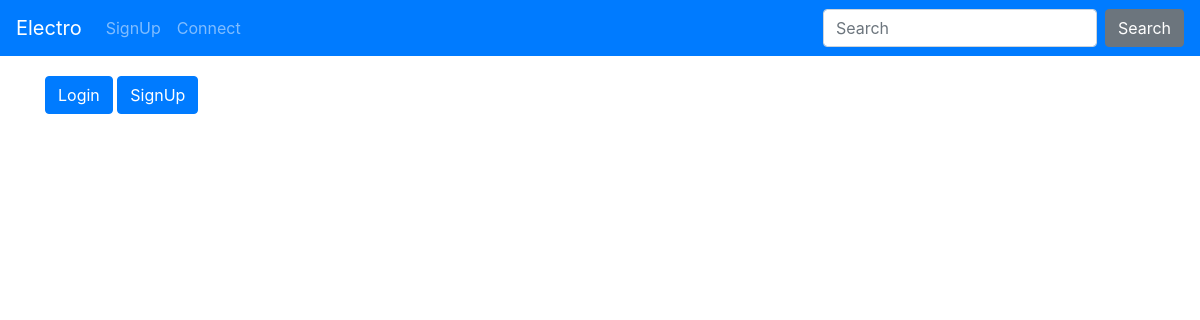
/posts/list/, run on an earlier commit of the app's database.
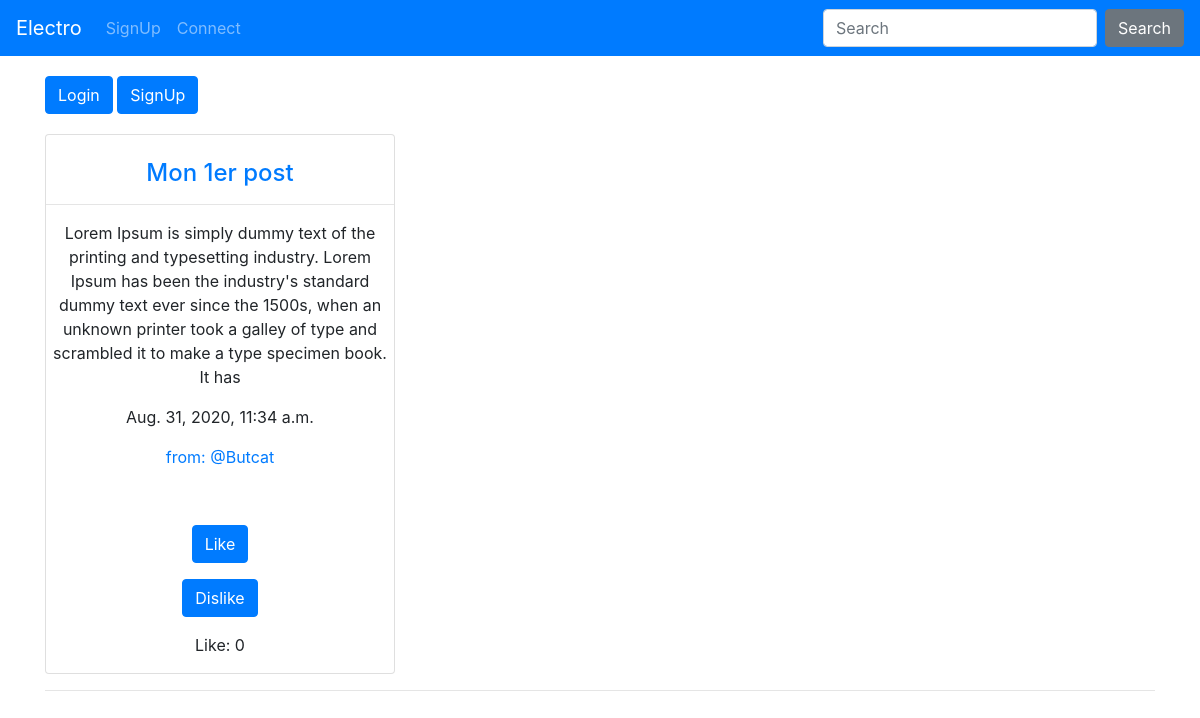
And on a later commit of the database.
### posts/models.py (models this page shows, shortened)
class Post(models.Model):
    title = models.CharField(max_length=40)
    content = models.TextField()
    post_img = models.ImageField(upload_to='img', blank=True, null=True)
    date_post = models.DateTimeField('date published',auto_now_add=True)
    user = models.ForeignKey(settings.AUTH_USER_MODEL,
    on_delete=models.CASCADE)
    like = models.ManyToManyField(User, related_name='likes',
    blank=True)
    group = models.ForeignKey(Group, on_delete=models.CASCADE,
    blank=True, null=True)
    class Meta:
        ordering = ['date_post']

### posts/views.py (the view, shortened to what this page needs)
# urls.py: path('list/', views.PostListView.as_view(), name="list"),
class PostListView(ListView):
    template_name = 'logged/post_list.html'
    context_object_name = 'posts'
    model = Post
    def get_queryset(self):
        return Post.objects.filter(date_post__lte=timezone.now()).order_by(
                '-date_post')

### posts/templatetags/post_extras.py (called while the page is built)
@register.filter(name='cut')
def cut_post_group(value):
    return Post.objects.exclude(group__isnull=False)

### posts/templates/logged/post_list.html (shortened to what this page needs)
{% extends 'base.html' %}
{% load static %}
{% block page_content %}
{% if user.is_authenticated %}
<div class="padding">
  <div class="container">
    <a class="btn btn-primary" href="{% url 'posts:create' %}">Create</a>
  </div>
</div>
{% else %}
<div class="padding">
<div class="container">
  <a href="{% url 'electro:login' %}" class="btn btn-primary">Login</a>
  <a href="{% url 'electro:signup' %}" class="btn btn-primary">SignUp</a>
 </div>
</div>
{% endif %}
<div class="container">
  {% load post_extras %}
  {%  for post in posts|cut %}
  {% if forloop.counter0|divisibleby:3 %} <div class="row text-center"> {%  endif %}
    <div class="col-md-4">
      <div class="card">
        <div class="card-content">
          <br>
          <h4 class="card-title"><a href="{% url 'posts:detail' post.pk %}">{{ post.title }}</a></h4>
          <hr>
          <p class="card-text">{{ post.content }}</p>
          <p>{{ post.date_post }}</p>
          <p><a href="{% url 'posts:redirect' post.user.pk %}">from: @{{ post.user }}</a></p>
          <br>
          <p>
            <form action="{% url 'posts:like' post.pk %}" method="POST">
              <button type="submit" name="post_id" value="{{ post.id }}" class="btn btn-primary">Like
              </button>
            </form>
          </p>
          <p>
            <form action="{% url 'posts:dislike' post.pk %}" method="POST">
              <button type="submit" name="post_id" value="{{ post.id }}" class="btn btn-primary">Dislike
              </button>
            </form>
          </p>
          <p>Like: {{ post.like.count }}</p>
        </div>
      </div>
    </div>
    {%  if forloop.counter|divisibleby:3 or forloop.last %}</div><hr>{%  endif %}
    {%  endfor %}
  </div>
{% endblock %}

What changed in the data, as far as the page shows it:
added Post: title "Mon 1er post", content "Lorem Ipsum is simply dummy text of the printing and typesetting industry. Lorem Ipsum has been the industry's standard dummy text ever since the 1500s, when an unknown printer took a galley of type and scrambled it to make a type specimen book. It has", date_post "Aug. 31, 2020, 11:34 a.m.", user "Butcat", like.count "0"
